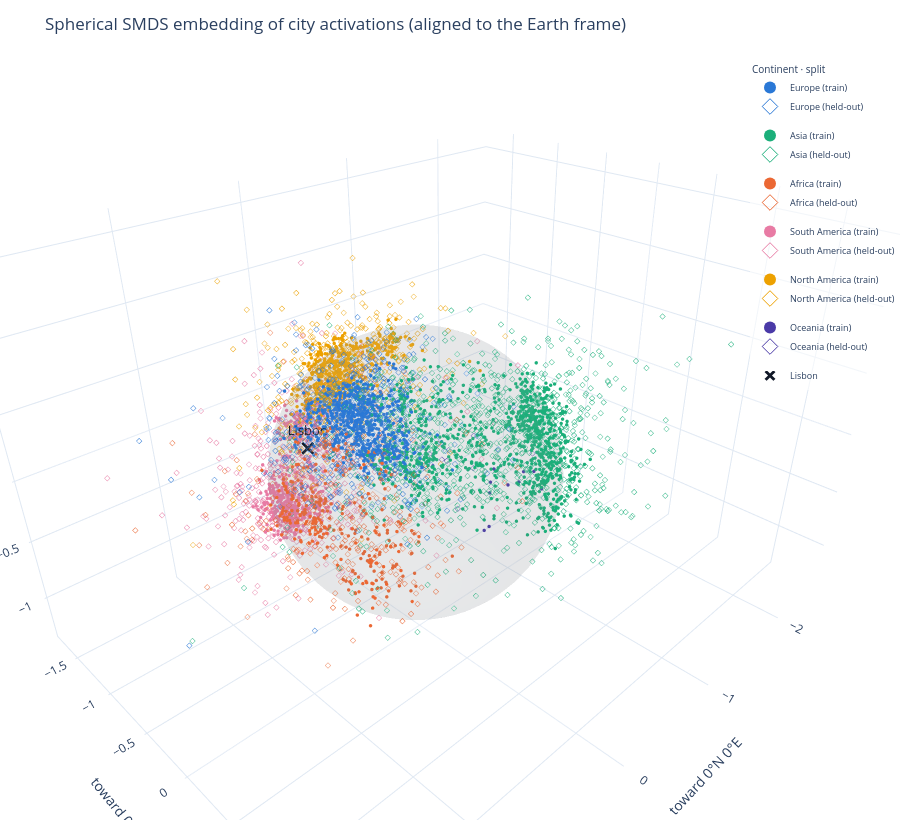

Notebook code for this chart:
### Markdown cell above
## Stage 4 — Visualising the embedding

Every city, train and held out alike, is projected through the spherical model's learned $W$ into three
dimensions. If the hypothesis holds, the points sit near the surface of a unit sphere with continents
grouped as they are on Earth. Colour encodes continent, open diamonds mark held-out cities, hovering
names the city, and **Lisbon** is called out as a landmark.

**Note:** An SMDS embedding is only pinned down **up to an isometry**, so two linear corrections are
applied to recover the correct centring and orientation of the globe.

### Code cell
# Fixed categorical order -- hues are assigned per continent and never cycled.
CONTINENT_COLORS = {
    "Europe": "#2a78d6",
    "Africa": "#eb6834",
    "Asia": "#1baf7a",
    "North America": "#eda100",
    "South America": "#e87ba4",
    "Oceania": "#4a3aa7",
}

def fit_sphere(points: NDArray[np.float64]) -> tuple[NDArray[np.float64], float]:
    """Least-squares sphere through the points, as (centre, radius)."""
    design = np.c_[2 * points, np.ones(len(points))]
    solution, *_ = np.linalg.lstsq(design, (points**2).sum(axis=1), rcond=None)
    centre = solution[:3]
    radius = float(np.sqrt(solution[3] + centre @ centre))
    return centre, radius


def globe_coords(coordinates: NDArray[np.float64]) -> NDArray[np.float64]:
    """Map (lat, lon) in degrees onto the unit sphere, z pointing at the North Pole."""
    lat, lon = np.radians(coordinates[:, 0]), np.radians(coordinates[:, 1])
    return np.stack([np.cos(lat) * np.cos(lon), np.cos(lat) * np.sin(lon), np.sin(lat)], axis=1)


spherical = models["spherical"]

# The template's own sphere. Classical MDS centres the embedding on the centroid of the sampled
# cities, which is not the centre of the globe, so the fitted centre is offset from the origin.
centre, radius = fit_sphere(spherical.Y_)
proj = spherical.transform(X_scaled) - centre

# An SMDS embedding is only defined up to an isometry: rotations and reflections leave every pairwise
# distance untouched, so the raw axes point in arbitrary directions and the globe comes out mirrored.
# Procrustes onto the true coordinates of the *training* cities puts the cloud in the Earth frame --
# z through the North Pole, x through (0 N, 0 E) -- which is what makes the picture readable.
rotation, _ = orthogonal_procrustes(proj[idx_train], globe_coords(y[idx_train]))
proj = proj @ rotation

print(f"template sphere: fitted centre {np.round(centre, 3)}, radius {radius:.3f}")
print(f"alignment to the Earth frame: {'reflection + rotation' if np.linalg.det(rotation) < 0 else 'rotation'}")

plot_df = df.assign(
    x=proj[:, 0],
    y_=proj[:, 1],
    z=proj[:, 2],
    split=np.where(np.isin(np.arange(len(df)), idx_train), "train", "held-out"),
)

u, v = np.mgrid[0 : 2 * np.pi : 60j, 0 : np.pi : 30j]
fig = go.Figure(
    go.Surface(
        x=radius * np.cos(u) * np.sin(v),
        y=radius * np.sin(u) * np.sin(v),
        z=radius * np.cos(v),
        colorscale=[[0, "#9aa0a6"], [1, "#9aa0a6"]],
        opacity=0.12,
        showscale=False,
        hoverinfo="skip",
        name="template sphere",
    )
)

# One city is called out on its own so it can be found instantly among several thousand markers.
HIGHLIGHT_CITY = "Lisbon"
highlight = plot_df[plot_df["city"] == HIGHLIGHT_CITY]

for continent, group in plot_df[plot_df["city"] != HIGHLIGHT_CITY].groupby("continent", sort=False):
    for split, marker in (("train", "circle"), ("held-out", "diamond-open")):
        subset = group[group["split"] == split]
        if subset.empty:
            continue
        fig.add_trace(
            go.Scatter3d(
                x=subset["x"],
                y=subset["y_"],
                z=subset["z"],
                mode="markers",
                name=f"{continent} ({split})",
                legendgroup=continent,
                marker=dict(size=2, symbol=marker, color=CONTINENT_COLORS[continent], line=dict(width=0)),
                customdata=np.stack(
                    [subset["city"], subset["country"], subset["lat"], subset["lon"], subset["split"]], axis=1
                ),
                hovertemplate=(
                    "<b>%{customdata[0]}</b>, %{customdata[1]}<br>"
                    + continent
                    + " · %{customdata[4]}<br>"
                    "lat %{customdata[2]:.2f}, lon %{customdata[3]:.2f}<extra></extra>"
                ),
            )
        )

# Scatter3d offers no star glyph, so the call-out is a heavy "x" in ink rather than a series colour.
fig.add_trace(
    go.Scatter3d(
        x=highlight["x"],
        y=highlight["y_"],
        z=highlight["z"],
        mode="markers+text",
        name=HIGHLIGHT_CITY,
        marker=dict(size=5, symbol="x", color="#111827", line=dict(width=1, color="#ffffff")),
        text=highlight["city"],
        textposition="top center",
        textfont=dict(size=13, color="#111827"),
        customdata=np.stack(
            [highlight["city"], highlight["country"], highlight["lat"], highlight["lon"], highlight["split"]], axis=1
        ),
        hovertemplate=(
            "<b>%{customdata[0]}</b>, %{customdata[1]}<br>"
            "%{customdata[4]}<br>"
            "lat %{customdata[2]:.2f}, lon %{customdata[3]:.2f}<extra></extra>"
        ),
    )
)

fig.update_layout(
    title="Spherical SMDS embedding of city activations (aligned to the Earth frame)",
    template="plotly_white",
    height=820,
    margin=dict(l=0, r=0, t=60, b=0),
    # Small legend floated inside the plotting area, so the globe keeps the full width of the figure
    # instead of being squeezed into whatever a legend sitting beside it leaves over.
    legend=dict(
        itemsizing="constant",
        title=dict(text="Continent · split", font=dict(size=10)),
        font=dict(size=9),
        itemwidth=30,
        xanchor="right",
        x=1,
        yanchor="top",
        y=1,
        bgcolor="rgba(255,255,255,0.6)",
    ),
    scene=dict(
        xaxis_title="toward 0°N 0°E",
        yaxis_title="toward 0°N 90°E",
        zaxis_title="toward the North Pole",
        aspectmode="data",
        domain=dict(x=[0, 1], y=[0, 1]),
        camera=dict(eye=dict(x=1.05, y=1.05, z=0.85)),  # default eye ~1.25 each; closer = bigger globe
    ),
)
fig.show()

### Figure 1 — Plotly figure (JSON) as saved in the notebook; plotly's stock layout.template omitted (floating-point values rounded to 4 significant figures; data arrays with more than 128 entries replaced by an {"elided": "..."} marker saying what was removed)
{"data": [{"colorscale": [[0, "#9aa0a6"], [1, "#9aa0a6"]], "hoverinfo": "skip", "name": "template sphere", "opacity": 0.12, "showscale": false, "type": "surface", "x": {"elided": "60x30 float values"}, "y": {"elided": "60x30 float values"}, "z": {"elided": "60x30 float values"}}, {"customdata": {"elided": "632x5 mixed values"}, "hovertemplate": "<b>%{customdata[0]}</b>, %{customdata[1]}<br>Europe · %{customdata[4]}<br>lat %{customdata[2]:.2f}, lon %{customdata[3]:.2f}<extra></extra>", "legendgroup": "Europe", "marker": {"color": "#2a78d6", "line": {"width": 0}, "size": 2, "symbol": "circle"}, "mode": "markers", "name": "Europe (train)", "type": "scatter3d", "x": {"elided": "632 float values"}, "y": {"elided": "632 float values"}, "z": {"elided": "632 float values"}}, {"customdata": {"elided": "634x5 mixed values"}, "hovertemplate": "<b>%{customdata[0]}</b>, %{customdata[1]}<br>Europe · %{customdata[4]}<br>lat %{customdata[2]:.2f}, lon %{customdata[3]:.2f}<extra></extra>", "legendgroup": "Europe", "marker": {"color": "#2a78d6", "line": {"width": 0}, "size": 2, "symbol": "diamond-open"}, "mode": "markers", "name": "Europe (held-out)", "type": "scatter3d", "x": {"elided": "634 float values"}, "y": {"elided": "634 float values"}, "z": {"elided": "634 float values"}}, {"customdata": {"elided": "921x5 mixed values"}, "hovertemplate": "<b>%{customdata[0]}</b>, %{customdata[1]}<br>Asia · %{customdata[4]}<br>lat %{customdata[2]:.2f}, lon %{customdata[3]:.2f}<extra></extra>", "legendgroup": "Asia", "marker": {"color": "#1baf7a", "line": {"width": 0}, "size": 2, "symbol": "circle"}, "mode": "markers", "name": "Asia (train)", "type": "scatter3d", "x": {"elided": "921 float values"}, "y": {"elided": "921 float values"}, "z": {"elided": "921 float values"}}, {"customdata": {"elided": "922x5 mixed values"}, "hovertemplate": "<b>%{customdata[0]}</b>, %{customdata[1]}<br>Asia · %{customdata[4]}<br>lat %{customdata[2]:.2f}, lon %{customdata[3]:.2f}<extra></extra>", "legendgroup": "Asia", "marker": {"color": "#1baf7a", "line": {"width": 0}, "size": 2, "symbol": "diamond-open"}, "mode": "markers", "name": "Asia (held-out)", "type": "scatter3d", "x": {"elided": "922 float values"}, "y": {"elided": "922 float values"}, "z": {"elided": "922 float values"}}, {"customdata": {"elided": "300x5 mixed values"}, "hovertemplate": "<b>%{customdata[0]}</b>, %{customdata[1]}<br>Africa · %{customdata[4]}<br>lat %{customdata[2]:.2f}, lon %{customdata[3]:.2f}<extra></extra>", "legendgroup": "Africa", "marker": {"color": "#eb6834", "line": {"width": 0}, "size": 2, "symbol": "circle"}, "mode": "markers", "name": "Africa (train)", "type": "scatter3d", "x": {"elided": "300 float values"}, "y": {"elided": "300 float values"}, "z": {"elided": "300 float values"}}, {"customdata": {"elided": "300x5 mixed values"}, "hovertemplate": "<b>%{customdata[0]}</b>, %{customdata[1]}<br>Africa · %{customdata[4]}<br>lat %{customdata[2]:.2f}, lon %{customdata[3]:.2f}<extra></extra>", "legendgroup": "Africa", "marker": {"color": "#eb6834", "line": {"width": 0}, "size": 2, "symbol": "diamond-open"}, "mode": "markers", "name": "Africa (held-out)", "type": "scatter3d", "x": {"elided": "300 float values"}, "y": {"elided": "300 float values"}, "z": {"elided": "300 float values"}}, {"customdata": {"elided": "501x5 mixed values"}, "hovertemplate": "<b>%{customdata[0]}</b>, %{customdata[1]}<br>South America · %{customdata[4]}<br>lat %{customdata[2]:.2f}, lon %{customdata[3]:.2f}<extra></extra>", "legendgroup": "South America", "marker": {"color": "#e87ba4", "line": {"width": 0}, "size": 2, "symbol": "circle"}, "mode": "markers", "name": "South America (train)", "type": "scatter3d", "x": {"elided": "501 float values"}, "y": {"elided": "501 float values"}, "z": {"elided": "501 float values"}}, {"customdata": {"elided": "500x5 mixed values"}, "hovertemplate": "<b>%{customdata[0]}</b>, %{customdata[1]}<br>South America · %{customdata[4]}<br>lat %{customdata[2]:.2f}, lon %{customdata[3]:.2f}<extra></extra>", "legendgroup": "South America", "marker": {"color": "#e87ba4", "line": {"width": 0}, "size": 2, "symbol": "diamond-open"}, "mode": "markers", "name": "South America (held-out)", "type": "scatter3d", "x": {"elided": "500 float values"}, "y": {"elided": "500 float values"}, "z": {"elided": "500 float values"}}, {"customdata": {"elided": "486x5 mixed values"}, "hovertemplate": "<b>%{customdata[0]}</b>, %{customdata[1]}<br>North America · %{customdata[4]}<br>lat %{customdata[2]:.2f}, lon %{customdata[3]:.2f}<extra></extra>", "legendgroup": "North America", "marker": {"color": "#eda100", "line": {"width": 0}, "size": 2, "symbol": "circle"}, "mode": "markers", "name": "North America (train)", "type": "scatter3d", "x": {"elided": "486 float values"}, "y": {"elided": "486 float values"}, "z": {"elided": "486 float values"}}, {"customdata": {"elided": "486x5 mixed values"}, "hovertemplate": "<b>%{customdata[0]}</b>, %{customdata[1]}<br>North America · %{customdata[4]}<br>lat %{customdata[2]:.2f}, lon %{customdata[3]:.2f}<extra></extra>", "legendgroup": "North America", "marker": {"color": "#eda100", "line": {"width": 0}, "size": 2, "symbol": "diamond-open"}, "mode": "markers", "name": "North America (held-out)", "type": "scatter3d", "x": {"elided": "486 float values"}, "y": {"elided": "486 float values"}, "z": {"elided": "486 float values"}}, {"customdata": [["Auckland", "New Zealand", -36.85, 174.8, "train"], ["Christchurch", "New Zealand", -43.53, 172.6, "train"], ["Honiara", "Solomon Islands", -9.433, 159.9, "train"], ["Lae", "Papua New Guinea", -6.73, 147.0, "train"], ["Mendi", "Papua New Guinea", -6.148, 143.7, "train"], ["Nouméa", "New Caledonia", -22.26, 166.4, "train"], ["Papeete", "French Polynesia", -17.53, -149.6, "train"], ["Perth", "Australia", -31.96, 115.9, "train"], ["Popondetta", "Papua New Guinea", -8.766, 148.2, "train"], ["Suva", "Fiji", -18.13, 178.4, "train"], ["Whangarei", "New Zealand", -35.73, 174.3, "train"]], "hovertemplate": "<b>%{customdata[0]}</b>, %{customdata[1]}<br>Oceania · %{customdata[4]}<br>lat %{customdata[2]:.2f}, lon %{customdata[3]:.2f}<extra></extra>", "legendgroup": "Oceania", "marker": {"color": "#4a3aa7", "line": {"width": 0}, "size": 2, "symbol": "circle"}, "mode": "markers", "name": "Oceania (train)", "type": "scatter3d", "x": [-0.6456, -0.6413, -0.8552, -0.753, -0.5502, -0.5894, -0.5609, -0.1814, -0.6533, -0.7331, -0.7281], "y": [0.09841, 0.1045, 0.3385, 0.5008, 0.4939, 0.1836, -0.4231, 0.4752, 0.3693, 0.1992, 0.02813], "z": [-0.4253, -0.7251, -0.2238, -0.2553, -0.02418, -0.1549, -0.3781, -0.3439, -0.2111, -0.3493, -0.3998]}, {"customdata": [["Adelaide", "Australia", -34.93, 138.6, "held-out"], ["Brisbane", "Australia", -27.47, 153.0, "held-out"], ["Canberra", "Australia", -35.29, 149.1, "held-out"], ["Darwin", "Australia", -12.44, 130.8, "held-out"], ["Hobart", "Australia", -42.88, 147.3, "held-out"], ["Melbourne", "Australia", -37.81, 145.0, "held-out"], ["Napier", "New Zealand", -39.49, 176.9, "held-out"], ["Palmerston North", "New Zealand", -40.35, 175.6, "held-out"], ["Port Moresby", "Papua New Guinea", -9.479, 147.1, "held-out"], ["Sydney", "Australia", -33.87, 151.2, "held-out"], ["Wellington", "New Zealand", -41.29, 174.8, "held-out"]], "hovertemplate": "<b>%{customdata[0]}</b>, %{customdata[1]}<br>Oceania · %{customdata[4]}<br>lat %{customdata[2]:.2f}, lon %{customdata[3]:.2f}<extra></extra>", "legendgroup": "Oceania", "marker": {"color": "#4a3aa7", "line": {"width": 0}, "size": 2, "symbol": "diamond-open"}, "mode": "markers", "name": "Oceania (held-out)", "type": "scatter3d", "x": [-0.1568, -0.3162, -0.1373, -0.1231, -0.1799, -0.2463, -0.3288, -0.5656, -0.6717, -0.07341, -0.1822], "y": [-0.03268, -0.003981, 0.157, 0.4187, -0.2291, 0.3011, 0.07506, -0.3278, 0.465, -0.06547, -0.4618], "z": [0.06202, 0.03841, 0.09389, 0.1562, -0.3006, 0.3049, -0.4286, -0.2839, 0.05866, 0.1387, -0.09637]}, {"customdata": [["Lisbon", "Portugal", 38.71, -9.134, "train"]], "hovertemplate": "<b>%{customdata[0]}</b>, %{customdata[1]}<br>%{customdata[4]}<br>lat %{customdata[2]:.2f}, lon %{customdata[3]:.2f}<extra></extra>", "marker": {"color": "#111827", "line": {"color": "#ffffff", "width": 1}, "size": 5, "symbol": "x"}, "mode": "markers+text", "name": "Lisbon", "text": ["Lisbon"], "textfont": {"color": "#111827", "size": 13}, "textposition": "top center", "type": "scatter3d", "x": [0.8339], "y": [-0.05973], "z": [0.5059]}], "layout": {"height": 820, "legend": {"bgcolor": "rgba(255,255,255,0.6)", "font": {"size": 9}, "itemsizing": "constant", "itemwidth": 30, "title": {"font": {"size": 10}, "text": "Continent · split"}, "x": 1, "xanchor": "right", "y": 1, "yanchor": "top"}, "margin": {"b": 0, "l": 0, "r": 0, "t": 60}, "scene": {"aspectmode": "data", "camera": {"eye": {"x": 1.05, "y": 1.05, "z": 0.85}}, "domain": {"x": [0, 1], "y": [0, 1]}, "xaxis": {"title": {"text": "toward 0°N 0°E"}}, "yaxis": {"title": {"text": "toward 0°N 90°E"}}, "zaxis": {"title": {"text": "toward the North Pole"}}}, "title": {"text": "Spherical SMDS embedding of city activations (aligned to the Earth frame)"}}}
